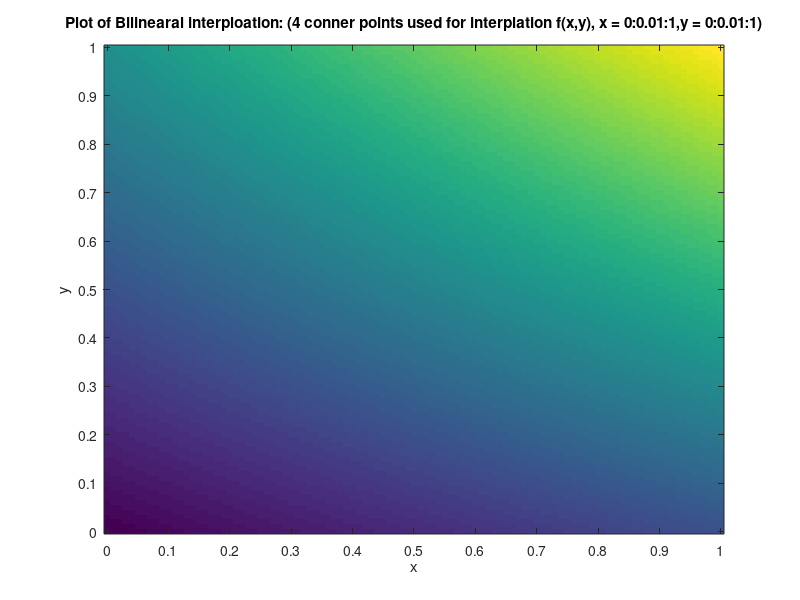

This figure's MATLAB source:
%% ========================================================================
%Exercise 2 of Numerical Analysis Course, Coded by Hao Zhao, March 13,2016
%% ========================================================================

close all;clc;clear;

%========================================================================
%% --------------------Problems and Computer Exercises : 4.3.9 (b) ------
%========================================================================


    %% (1)  define the input; f(x,y) = a_0 + a_1 * x + a_2 * y + a_3 * xy
    x  = [0 , 1 ];
    y  = [0 , 1 ];
    
    % the know cornner point: f(0,0)= 1,f(1,0)= 2,f(0,1)= 3,f(1,1)= 5.
    n  = size(x,2);
    f  = zeros(size(x,2),size(x,2));
    for i = 1 : n
        for j = 1 : n
            if( i==1 && j==1)
                f(i,j)=1;
            elseif (i==1 && j==n)
                f(i,j)=2;
            elseif (i==n && j==1)
                f(i,j)=3;
            else
                f(i,j)=5;
            end
        end
    end
    
    % define the Vandermonde Matrix for the linear system V'c = F
    

    V = zeros(4,4);
    c = zeros(n,1);
    p = zeros(n,1);
    
    for i = 1 : n
        for j = 1 : n
            V((i-1)*2+j,:) = [ 1 , x(i) , y(j) , x(i)*y(j) ];
        end
    end

    % derive the F vector, assuming the q0 = 1.
    F  = [f(1),f(2),f(3),f(4)]';
    
    % solve the linear sytem. The bilineal interp follwing below
    % expression: f(x,y) = a_0 + a_1 * x + a_2 * y + a_3 * xy;
    c = V\F;


    
    % define the numerical solution of f(x), using derived C vector.
    
    x  = 0:0.01:1;
    y  = 1:-0.01:0;
    f_num_mat = zeros(size(x,2),size(y,2));
    
    for j = 1 : size(y,2)
        for i = 1 : size(x,2)
             f_num_mat(j,i)  = c(1) + c(2) * x(i) + c(3) * y(j) + c(4) * x(i) * y(j);
        end
    end
    
    imagesc(f_num_mat);
            
    % display the function and testing values.
    Funct = sprintf('Derived bilinearal Interpolation function f(x,y) = %d + %d * x + %d * y + %d * xy',c(1),c(2),c(3),c(4));
    disp(Funct);
    xlabel('x')
    ylabel('y')
    title('Plot of Bilinearal interploation: (4 conner points used for interplation f(x,y), x = 0:0.01:1,y = 0:0.01:1)');
    
    set(gca, 'XTick', 1:10:101);
    set(gca, 'XTickLabel', 0:0.1:1);
    set(gca, 'yTick', 1:10:101);
    set(gca, 'yTickLabel', 1:-0.1:0);

    
    % define the numerical solution of f(x), using derived C vector.
    x   = 0.5;
    y   = 0.25;
    f_num  = c(1) + c(2) * x + c(3) * y + c(4) * x*y;
    
    Test = sprintf(' For x = 0.5,y=0.25 The bilinear interpolated value is: %f',f_num);
    disp(Test)  
    
    
% %     % plot the f(x) series.
% %     subplot(3,1,1); plot(x,f_act,'r','LineWidth',2);grid on;
% %     axis([-0.15 0.15 -500 500])
% %     xlabel('x (radian)')
% %     ylabel('f(x)')
% %     title('Plot of function: f = cot(x) :  (x = -10 to 10 degree)');
% %     
% %     % plot the interploated series.
% % 
% %     subplot(3,1,2);plot((1:1:5)*pi/180,cot((1:1:5)*pi/180),':ks','LineWidth',2);hold on
% %     subplot(3,1,2);plot(x,f_num,'--b','LineWidth',2);grid on;
% %     axis([-0.15 0.15 -500 500])
% %     xlabel('x (radian)')
% %     ylabel('f(x)')
% %     title('Plot of function by Rational Interploation:  ( discrete point x = 1 to 5 degree used)');
% % 
% %     
% %     % plot the error.
% %     subplot(3,1,3);semilogy(x,abs(f_num-f_act),'--k','LineWidth',2);grid on;
% %     axis([-0.15 0.15 0 1e5])
% %     xlabel('x (radian)')
% %     ylabel('f(x)')
% %     title('Plot of Error of Rational interpolation function and cot(x) function');
% %     
% %     
% %     
% %     % display the function and testing values.
% % 
% %     Funct = sprintf('Derived Rational Interpolation function r = (%e + %e *x + %e *x^2)/(%d + %e *x + %e *x^2)',c(1),c(2),c(3),q0,c(4),c(5));
% %     disp(Funct)
% %     
% %     x_test      = 2.5 *pi/180;
% %     f_test_act  = cot(x_test);
% %     f_test_num  = (c(1) + c(2)*x_test + c(3)*x_test^2)./(q0  + c(4)*x_test + c(5)*x_test^2);
% %     diff_test   = abs(f_test_act - f_test_num);
% %     Test = sprintf(' For x = 2.5 deg, cot(x) is %e, F(x) from rational interpolation is: %e , error is: %e',f_test_act,f_test_num,diff_test);
% %     disp(Test)  
% %   